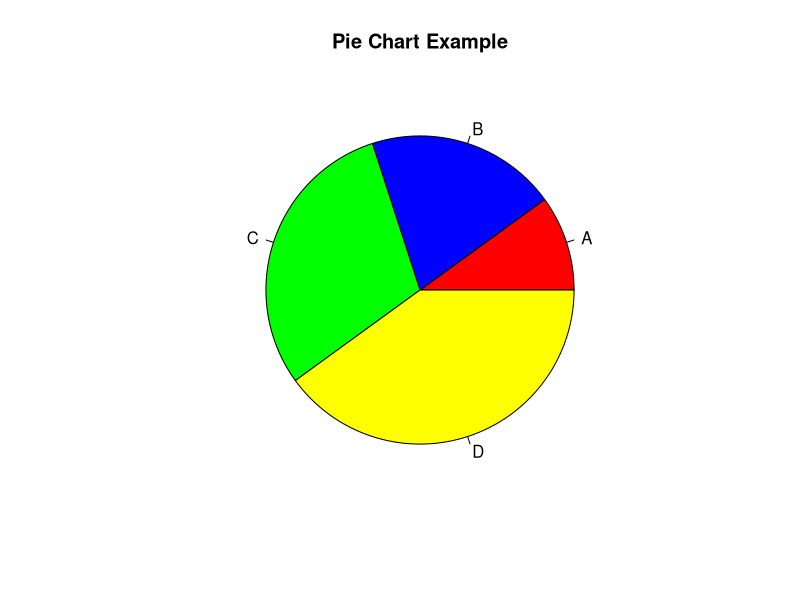
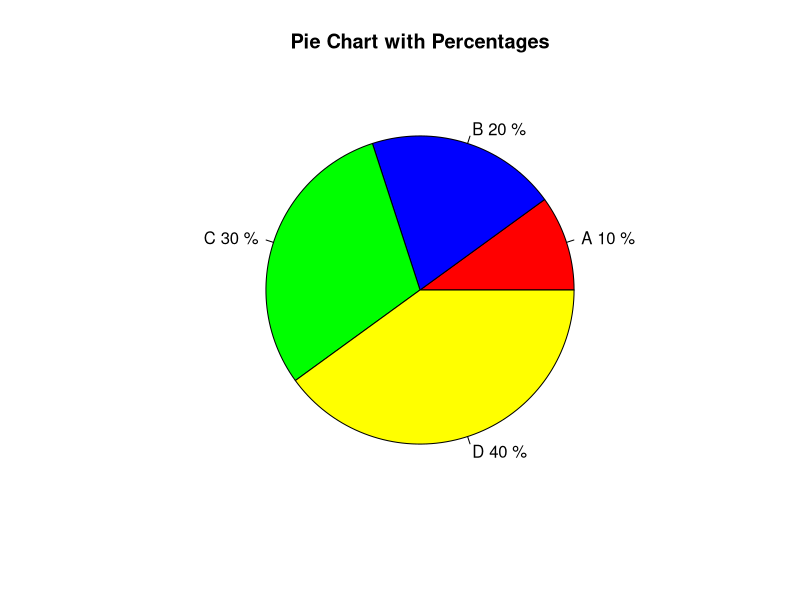
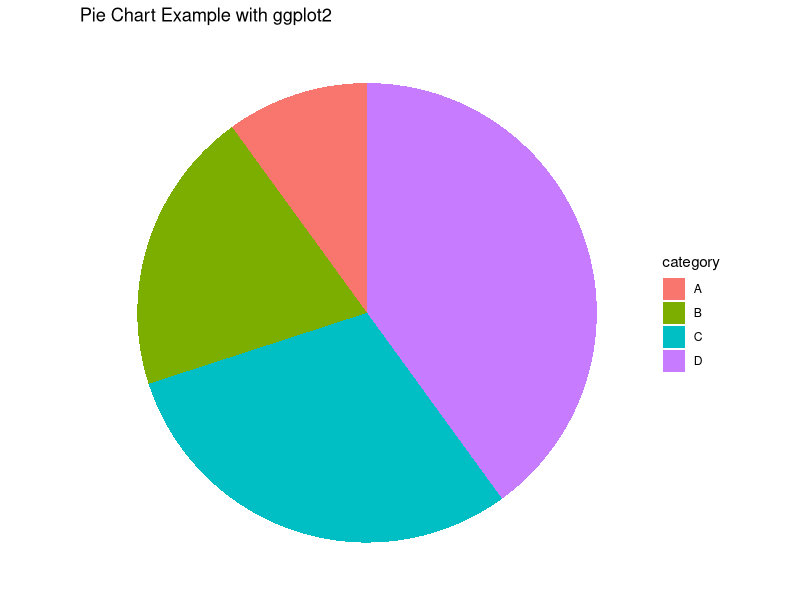
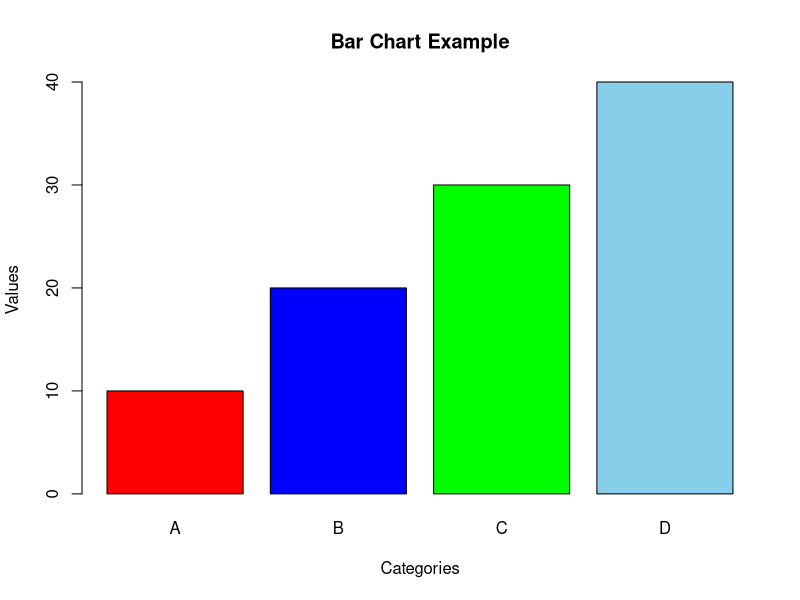
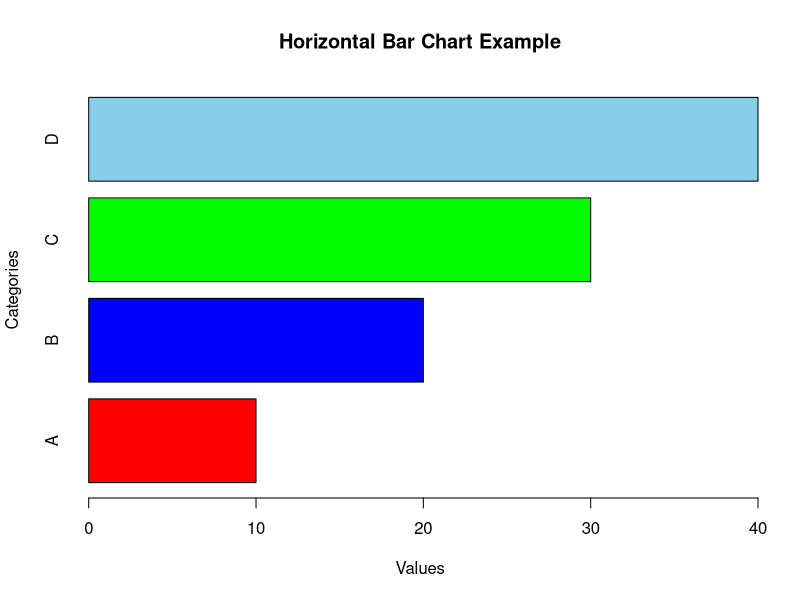
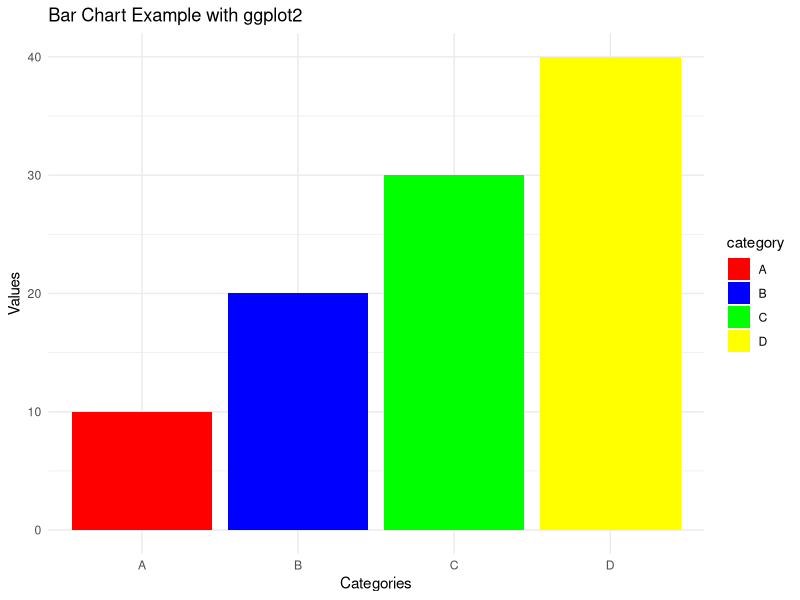
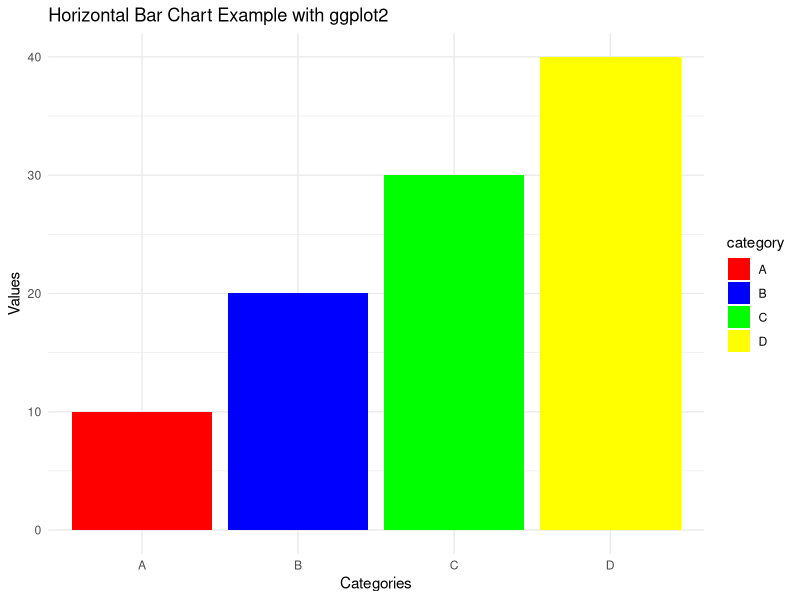
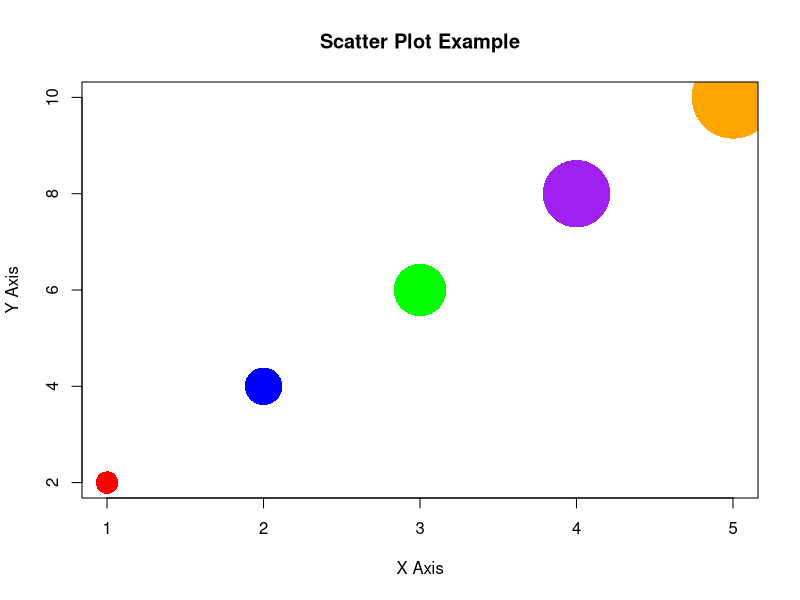

Write R code to recreate these figures, in order.
# Define data
slices <- c(10, 20, 30, 40)
labels <- c("A", "B", "C", "D")
colors <- c("red", "blue", "green", "yellow")

# Create the pie chart
pie(slices, labels = labels, col = colors, main = "Pie Chart Example")

  



# Define data
slices <- c(10, 20, 30, 40)
labels <- c("A", "B", "C", "D")
colors <- c("red", "blue", "green", "yellow")

# Calculate percentages
percentages <- round(slices / sum(slices) * 100)

# Create labels with percentages
labels_with_percentages <- paste(labels, percentages, "%", sep = " ")

# Create the pie chart
pie(slices, labels = labels_with_percentages, col = colors, main = "Pie Chart with Percentages")




# Load ggplot2 package
library(ggplot2)

# Define data
data <- data.frame(
  category = c("A", "B", "C", "D"),
  value = c(10, 20, 30, 40)
)

# Create the pie chart
ggplot(data, aes(x = "", y = value, fill = category)) +
  geom_bar(width = 1, stat = "identity") +
  coord_polar(theta = "y") +
  theme_void() +
  labs(title = "Pie Chart Example with ggplot2")














# Define data
categories <- c("A", "B", "C", "D")
values <- c(10, 20, 30, 40)
colors <- c("red", "blue", "green", "skyblue")

# Create the bar chart
barplot(values, names.arg = categories, col = colors, main = "Bar Chart Example", xlab = "Categories", ylab = "Values")

# Create the horizontal bar chart
barplot(values, names.arg = categories, col = colors, main = "Horizontal Bar Chart Example", xlab = "Values", ylab = "Categories", horiz = TRUE)
# Load ggplot2 package
library(ggplot2)

# Define data
data <- data.frame(
  category = factor(c("A", "B", "C", "D")),
  value = c(10, 20, 30, 40)
)

# Create the bar chart
ggplot(data, aes(x = category, y = value, fill = category)) +
  geom_bar(stat = "identity") +
  scale_fill_manual(values = c("red", "blue", "green", "yellow")) +
  labs(title = "Bar Chart Example with ggplot2", x = "Categories", y = "Values") +
  theme_minimal()
# Create the horizontal bar chart
ggplot(data, aes(x = value, y = category, fill = category)) +
  geom_bar(stat = "identity") +
  scale_fill_manual(values = c("red", "blue", "green", "yellow")) +
  labs(title = "Horizontal Bar Chart Example with ggplot2", x = "Values", y = "Categories") +
  theme_minimal() +
  coord_flip()












# Define data
x <- c(1, 2, 3, 4, 5)
y <- c(2, 4, 6, 8, 10)
colors <- c("red", "blue", "green", "purple", "orange")
sizes <- c(3, 5, 7, 9, 11)

# Create the scatter plot
plot(x, y, col = colors, pch = 16, cex = sizes, main = "Scatter Plot Example", xlab = "X Axis", ylab = "Y Axis")
# Create the scatter plot with a regression line
plot(x, y, col = "blue", pch = 16, main = "Scatter Plot with Regression Line", xlab = "X Axis", ylab = "Y Axis")
abline(lm(y ~ x), col = "red")
# Load ggplot2 package
library(ggplot2)

# Define data
data <- data.frame(
  x = c(1, 2, 3, 4, 5),
  y = c(2, 4, 6, 8, 10),
  color = c("red", "blue", "green", "purple", "orange"),
  size = c(3, 5, 7, 9, 11)
)

# Create the scatter plot
ggplot(data, aes(x = x, y = y, color = color, size = size)) +
  geom_point() +
  labs(title = "Scatter Plot Example with ggplot2", x = "X Axis", y = "Y Axis") +
  theme_minimal()
# Create the scatter plot with a regression line
ggplot(data, aes(x = x, y = y)) +
  geom_point(aes(color = color, size = size)) +
  geom_smooth(method = "lm", color = "red") +
  labs(title = "Scatter Plot with Regression Line", x = "X Axis", y = "Y Axis") +
  theme_minimal()





















# Example using base R
color_fanta <- "#F57F00"

# Plot with Fanta color
plot(1:10, col = color_fanta, pch = 16, cex = 2, main = "Plot with Fanta Color", xlab = "X Axis", ylab = "Y Axis")
